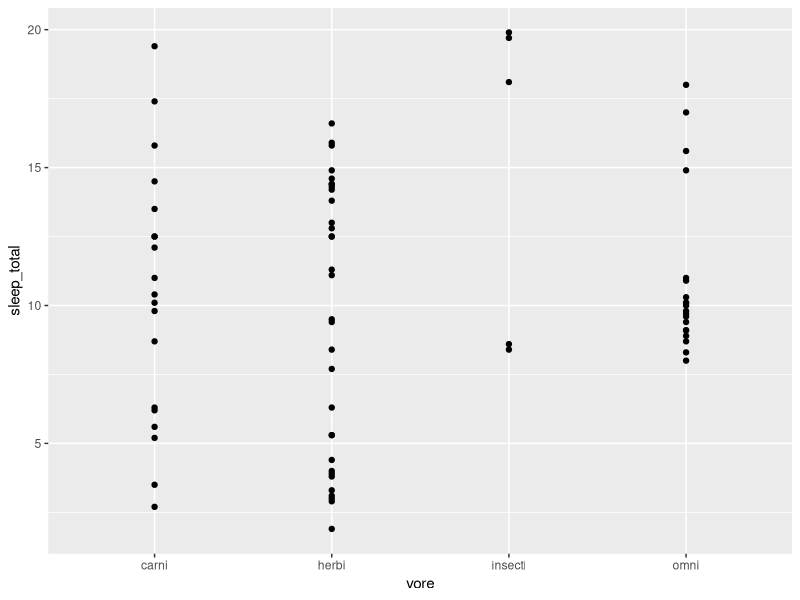
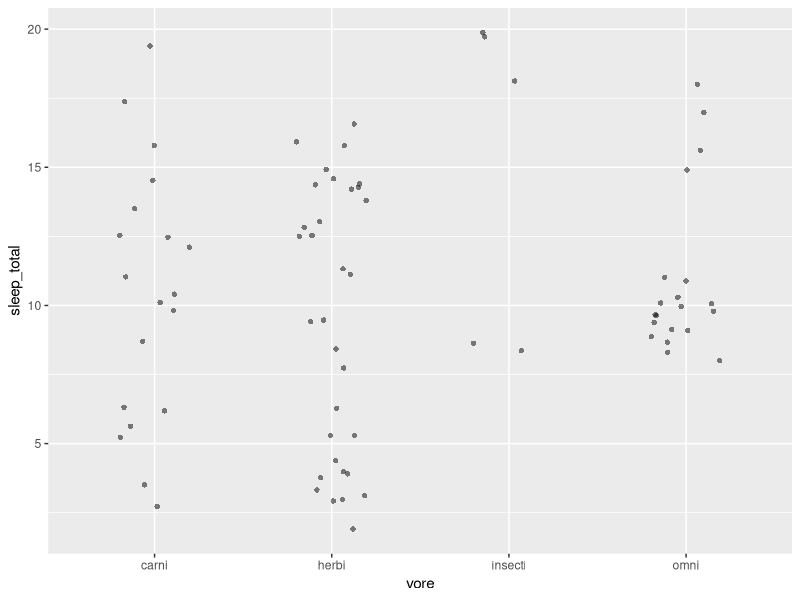
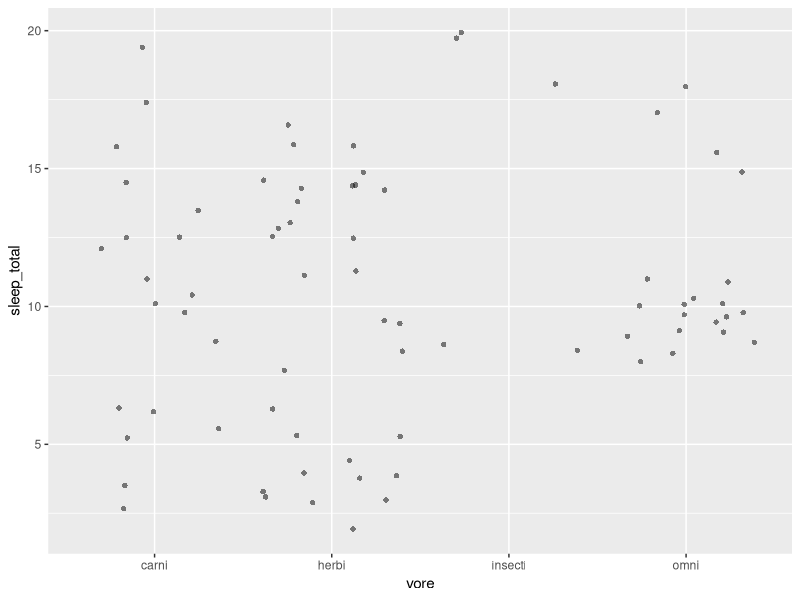

Here is the R script that generated these plots, in order:
# Data Viz coding challenge, 
# DSI-2022-01

# Load packages
library(tidyverse)

# The mammals dataset
msleep %>% 
  select(vore, sleep_total) %>% 
  na.omit() -> msleep_total

# basic plot:
ggplot(msleep_total, aes(vore, sleep_total)) +
  geom_point()

# jittering (width 0 = no jittering, 1 = max)
ggplot(msleep_total, aes(vore, sleep_total)) +
  geom_jitter(width = 0.2, alpha = 0.5, shape = 16)

# too little control on jittering width
ggplot(msleep_total, aes(vore, sleep_total)) +
  geom_point(position = "jitter", alpha = 0.5, shape = 16)


# different geoms to visualize - boxplot, density, violin, mean + sd
